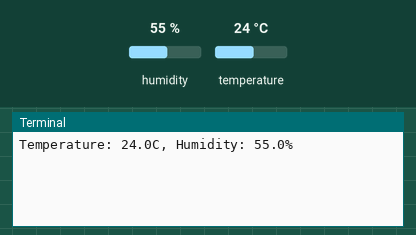
Simulated run of this program. Board: Raspberry Pi (BCM pin numbers). Shown: the last lines printed to the terminal. The inputs (shaded band) are chosen by the test bench; at power-on: humidity 55 %, temperature 24 °C. No MQTT or app messages arrive unless stated.

Above: at 1.3 s.
1.4 s: humidity set to 22 %
At 11.9 s:
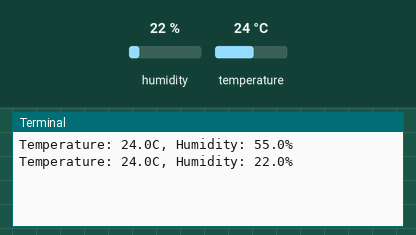
12.1 s: temperature set to 12 °C
At 22.5 s:
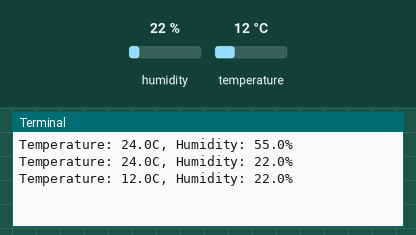
22.8 s: humidity set to 40 %
At 32.8 s:
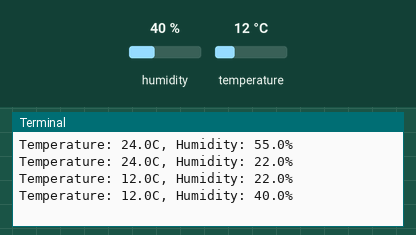
Timing chart, 0 to 34.3 s (numbered marks = the images above; inputs shaded):
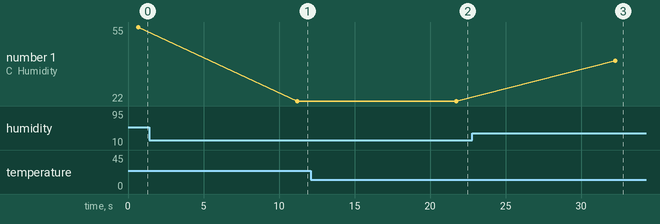

Measured:
- after the input at 1.4 s, the terminal: prints a new line after 9.8 s (image 1)
- after the input at 12.1 s, the terminal: prints a new line after 9.6 s (image 2)
- after the input at 22.8 s, the terminal: prints a new line after 9.5 s (image 3)
- plotted number 1: 55 → 22 after the input at 1.4 s, 22 → 40 after the input at 22.8 s

The program:

dht22_mqt.py
```python
import time
import Adafruit_DHT
import paho.mqtt.client as mqtt


sensor = Adafruit_DHT.DHT22
gpio_pin = 4


mqtt_broker = "localhost"
mqtt_port = 1883
mqtt_topic = "home/sensors/dht22"


client = mqtt.Client()


client.connect(mqtt_broker, mqtt_port, 60)


while True:

    humidity, temperature = Adafruit_DHT.read_retry(sensor, gpio_pin)

    if humidity is not None and temperature is not None:

        message = f"Temperature: {temperature}C, Humidity: {humidity}%"
        print(message)


        client.publish(mqtt_topic, message)
    else:
        print("Failed to retrieve data from sensor")

    time.sleep(10)
```
